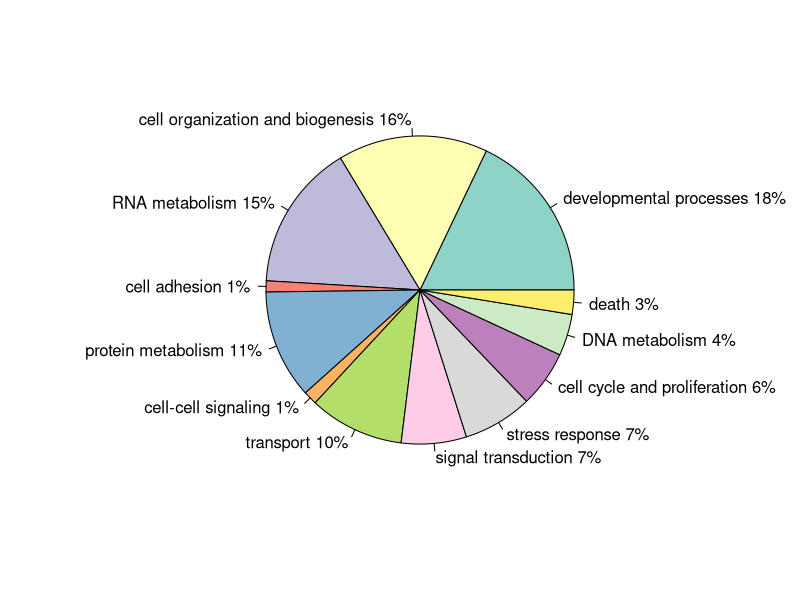
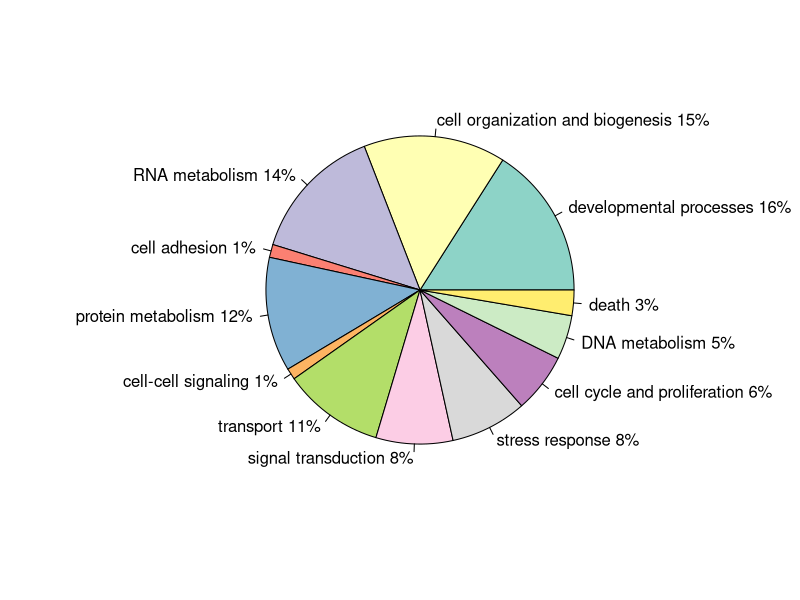

Write R code to recreate these figures, in order.
## ---- chunk 1
gopie <- read.delim("../analyses/BLAST-to-GOslim/GOslim-P-pie.txt", header = FALSE)
gopie
## ---- chunk 2
piecolors <- RColorBrewer::brewer.pal(12, "Set3")
## ---- chunk 3
slices <- c(27180, 23834, 23352, 1772, 17336, 2177, 15103, 10364, 11046, 8995, 6608, 3864) #create vector of counts of GOslims based on the file read in above; don't use numbers associated with "other biological processes" or "other metabolic processes"
lbls <- c("developmental processes", "cell organization and biogenesis", "RNA metabolism", "cell adhesion", "protein metabolism", "cell-cell signaling", "transport", "signal transduction", "stress response", "cell cycle and proliferation", "DNA metabolism", "death") #create vector of GOslim terms in the same order as the number of counts; don't include "other biological processes" or "other metabolic processes"
pct <- round(slices/sum(slices)*100) #get percentages of each GOslim term
lbls <- paste(lbls, pct) #add percents to labels
lbls <- paste(lbls, "%", sep = "") #ad % to labels
pie(slices,labels = lbls, col = piecolors)
## ---- chunk 4
pdf("../analyses/BLAST-to-GOslim/GOslim-pie-transcriptome-v3.1.pdf")
slices <- c(70628, 65914, 63388, 6030, 53012, 5234, 46892, 35631, 35478, 27506, 20463, 11822) #create vector of counts of GOslims based on the file read in above; don't use numbers associated with "other biological processes" or "other metabolic processes"
lbls <- c("developmental processes", "cell organization and biogenesis", "RNA metabolism", "cell adhesion", "protein metabolism", "cell-cell signaling", "transport", "signal transduction", "stress response", "cell cycle and proliferation", "DNA metabolism", "death") #create vector of GOslim terms in the same order as the number of counts; don't include "other biological processes" or "other metabolic processes"
pct <- round(slices/sum(slices)*100) #get percentages of each GOslim term
lbls <- paste(lbls, pct) #add percents to labels
lbls <- paste(lbls, "%", sep = "") #ad % to labels
pie(slices,labels = lbls, col = piecolors)
